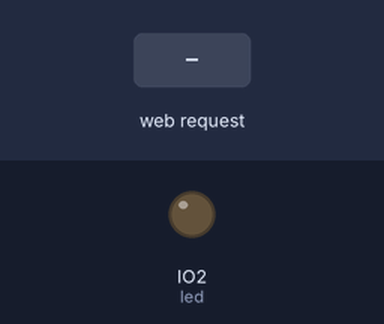
Recording of a program running on a simulated ESP32 board running CircuitPython. On the bench: output pins drawn as LEDs (lit = HIGH). Dashed ring = blinking. The inputs (shaded band) are chosen by the test bench. Library files of the repository ran but are not shown: secrets.py; what the program prints to the serial console is not drawn.

Above: at 2.7 s.
2.8 s: HTTP request GET /blink received
At 3.7 s:
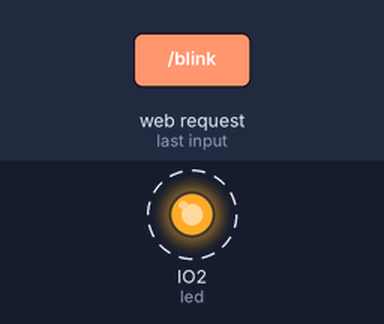
7.3 s: HTTP request GET /on received
At 7.9 s:
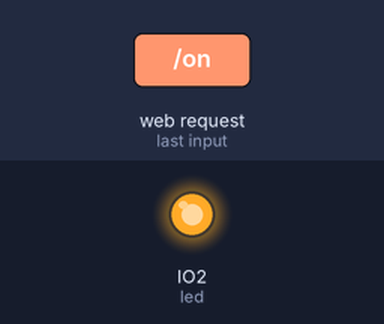
Timing chart, 0 to 10.3 s (numbered marks = the images above; inputs shaded):
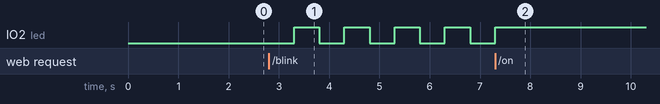

Measured:
- after the input at 2.8 s, IO2 (led): alternates HIGH for 0.50 s and LOW for 0.50 s, starting after 0.50 s

The program:

led.py
```python
import board
import wifi
import socketpool
import ampule
import time
from digitalio import DigitalInOut, Direction

led = DigitalInOut(board.IO2)
led.direction = Direction.OUTPUT
led.value = False

headers = {
    "Content-Type": "application/json; charset=UTF-8",
    "Access-Control-Allow-Origin": '*',
    "Access-Control-Allow-Methods": 'GET, POST',
    "Access-Control-Allow-Headers": 'Origin, Accept, Content-Type, X-Requested-With, X-CSRF-Token'
}

@ampule.route("/on")
def light_set(request):
    led.value = True
    return (200, headers, '{"enabled": true}')

@ampule.route("/off")
def light_status(request):
    led.value = False
    return (200, headers, '{"enabled": false}')

@ampule.route("/blink")
def light_status(request):
    for i in range(5):
        led.value = False
        time.sleep(0.5)
        led.value = True
        time.sleep(0.5)
    return (200, headers, '{"enabled": blink}')

try:
    from secrets import secrets
except ImportError:
    print("WiFi secrets not found in secrets.py")
    raise

try:
    print("Connecting to %s..." % secrets["ssid"])
    print("MAC: ", [hex(i) for i in wifi.radio.mac_address])
    wifi.radio.connect(secrets["ssid"], secrets["password"])
except:
    print("Error connecting to WiFi")
    raise

pool = socketpool.SocketPool(wifi.radio)
socket = pool.socket()
socket.bind(['0.0.0.0', 80])
socket.listen(1)
print("Connected to %s, IPv4 Addr: " % secrets["ssid"], wifi.radio.ipv4_address)

while True:
    ampule.listen(socket)
```

ampule.py
```python
import io
import re

BUFFER_SIZE = 256
TIMEOUT = 30
routes = []
variable_re = re.compile("^<([a-zA-Z]+)>$")

class Request:
    def __init__(self, method, full_path):
        self.method = method
        self.path = full_path.split("?")[0]
        self.params = Request.__parse_params(full_path)
        self.headers = {}
        self.body = None

    @staticmethod
    def __parse_params(path):
        query_string = path.split("?")[1] if "?" in path else ""
        param_list = query_string.split("&")
        params = {}
        for param in param_list:
            key_val = param.split("=")
            if len(key_val) == 2:
                params[key_val[0]] = key_val[1]
        return params


def __parse_headers(reader):
    headers = {}
    for line in reader:
        if line == b'\r\n': break
        title, content = str(line, "utf-8").split(":", 1)
        headers[title.strip().lower()] = content.strip()
    return headers

def __parse_body(reader):
    data = bytearray()
    for line in reader:
        if line == b'\r\n': break
        data.extend(line)
    return str(data, "utf-8")

def __read_request(client):
    message = bytearray()
    client.settimeout(30)
    socket_recv = True

    try:
        while socket_recv:
            buffer = bytearray(BUFFER_SIZE)
            client.recv_into(buffer)
            start_length = len(message)
            for byte in buffer:
                if byte == 0x00:
                    socket_recv = False
                    break
                else:
                    message.append(byte)
    except OSError as error:
        print("Error reading from socket", error)

    reader = io.BytesIO(message)
    line = str(reader.readline(), "utf-8")
    (method, full_path, version) = line.rstrip("\r\n").split(None, 2)

    request = Request(method, full_path)
    request.headers = __parse_headers(reader)
    request.body = __parse_body(reader)

    return request

def __send_response(client, code, headers, data):
    headers["Server"] = "Ampule/0.0.1-alpha (CircuitPython)"
    headers["Connection"] = "close"
    headers["Content-Length"] = len(data)

    response = "HTTP/1.1 %i OK\r\n" % code
    for k, v in headers.items():
        response += "%s: %s\r\n" % (k, v)
    response += "\r\n" + data + "\r\n"

    client.send(response)

def __on_request(method, rule, request_handler):
    regex = "^"
    rule_parts = rule.split("/")
    for part in rule_parts:
        # Is this portion of the path a variable?
        var = variable_re.match(part)
        if var:
            # If so, allow any alphanumeric value
            regex += r"([a-zA-Z0-9_-]+)\/"
        else:
            # Otherwise exact match
            regex += part + r"\/"
    regex += "?$"
    routes.append(
        (re.compile(regex), {"method": method, "func": request_handler})
    )

def __match_route(path, method):
    for matcher, route in routes:
        match = matcher.match(path)
        if match and method == route["method"]:
            return (match.groups(), route)
    return None

def listen(socket):
    client, remote_address = socket.accept()
    try:
        client.settimeout(30)
        request = __read_request(client)
        match = __match_route(request.path, request.method)
        if match:
            args, route = match
            status, headers, body = route["func"](request, *args)
            __send_response(client, status, headers, body)
        else:
            __send_response(client, 404, {}, "Not found")
    except BaseException as e:
        print("Error with request:", e)
        __send_response(client, 500, {}, "Error processing request")
    client.close()

def route(rule, method='GET'):
    return lambda func: __on_request(method, rule, func)
```
